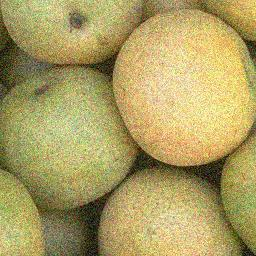
//> input picture OpenCV2/OpenCV2/noisy.jpg, 256 x 256 px
$ ./ROI   (built with g++ and OpenCV 4)
//> lines starting //> are read from the running program, lines starting //| are printed output that depends on the picture
//> further down, noisyImage is the input picture: 256 rows x 256 cols, CV_8UC3; mean B, G, R 98.4, 159.4, 173.3
#include "opencv2/core.hpp"
#include "opencv2/highgui.hpp"
#include "opencv2/imgproc.hpp"
#include "opencv2/imgcodecs.hpp"
#include "iostream"

using namespace std;
using namespace cv;

class IntegMas {
public:
	IntegMas() {
		arr[0] = 0;
		arr[1] = 0;
		arr[2] = 0;
	}
	IntegMas(Mat &rsh) {
		MatIterator_<Vec3b> it, end;
		for (int i = 0; i < 3; i++) {
			arr[i] = new int *[rsh.rows];
			arr[i][0] = new int [(rsh.cols * rsh.rows)];
			for (int j = 1; j < rsh.rows; j++) {
				arr[i][j] = arr[i][j - 1] + rsh.cols - 1;
			}
		}
		int **tmpB = arr[0];
		int **tmpG = arr[1];
		int **tmpR = arr[2];

		for (it = rsh.begin<Vec3b>(), end = rsh.end<Vec3b>(); it != end; ++it) {
			**tmpB = (*it)[0];
			**tmpG = (*it)[1];
			**tmpR = (*it)[2];
			tmpB++;
			tmpG++;
			tmpR++;
		}
	}

	~IntegMas() {
		delete[] arr[0][0];
		delete[] arr[0][0];
		delete[] arr[0][0];
		delete[] arr[0];
		delete[] arr[1];
		delete[] arr[2];
	};
	int getXY(int color, int x, int y) { return arr[color][x][y]; }
private:
	int **arr[3];
};

void myBlur(const Mat &input, Mat &output, const Size &ksize) {
//> called with ksize = Size(5, 5)
	Mat integralSum;
	Mat integralSqsum;
	Mat integralTilted;
	integral(input, integralSum, integralSqsum, integralTilted);
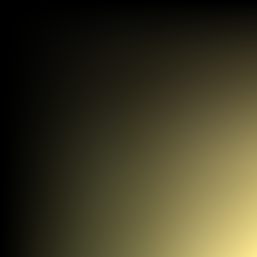
//> integralSum: 257 rows x 257 cols, CV_32SC3; mean B, G, R 1594783.2, 2550963.8, 2728125.7; drawn with min black and max white
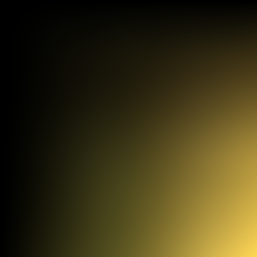
//> integralSqsum: 257 rows x 257 cols, CV_64FC3; mean B, G, R 177944800, 432033976.3, 493423470.2; drawn with min black and max white
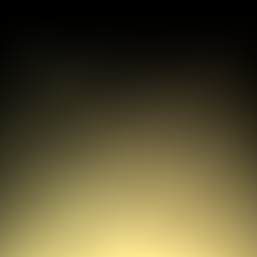
//> integralTilted: 257 rows x 257 cols, CV_32SC3; mean B, G, R 1691026.2, 2701807.9, 2962112.3; drawn with min black and max white
	imshow("Sum", integralSum);
	imshow("Sqsum", integralSqsum);
	imshow("Tilted", integralTilted);

	Rect regOfInterest;
	Mat ROI;
	output = input.clone();

	uint sum[3] = { 0, 0, 0 };
	uint half_ROI_width = ksize.width / 2;
//> half_ROI_width = 2
	uint half_ROI_height = ksize.height / 2;
//> half_ROI_height = 2
	Rect sub(half_ROI_width, half_ROI_height, (output.cols - ksize.width - 1), (output.rows - ksize.height - 1));
//> sub = Rect(2, 2, 250, 250)
	Mat subImage = output(sub);
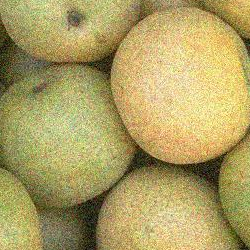
//> subImage: 250 rows x 250 cols, CV_8UC3; mean B, G, R 99, 160, 174.2

	MatIterator_<Vec3b> it, end;
	MatIterator_<Vec3b> it_ROI, end_ROI;
	int i = 0;
	int j = 0;

	for (it = subImage.begin<Vec3b>(), end = subImage.end<Vec3b>(); it != end; ++it) {
		regOfInterest = Rect(i % subImage.cols, j / subImage.rows, ksize.width, ksize.height);
		i++;
		j++;
		ROI = input(regOfInterest);

		//сумма элементов RGB в квадрате 3x3
		for (it_ROI = ROI.begin<Vec3b>(), end_ROI = ROI.end<Vec3b>(); it_ROI != end_ROI; ++it_ROI) {
			sum[0] += (*it_ROI)[0];
			sum[1] += (*it_ROI)[1];
			sum[2] += (*it_ROI)[2];
		}
		(*it)[0] = sum[0] / (ksize.width * ksize.height);
		(*it)[1] = sum[1] / (ksize.width * ksize.height);
		(*it)[2] = sum[2] / (ksize.width * ksize.height);

		/*
		cout << (uint)output.at<Vec3b>(i + half_ROI_width, j + half_ROI_height)[0] << ' ';
		cout << (uint)output.at<Vec3b>(i + half_ROI_width, j + half_ROI_height)[1] << ' ';
		cout << (uint)output.at<Vec3b>(i + half_ROI_width, j + half_ROI_height)[2] << '\n';
		*/

		sum[0] = 0;
		sum[1] = 0;
		sum[2] = 0;
		/*
		cout << (uint)test.at<Vec3b>(i + half_ROI_width, j + half_ROI_height)[0] << ' ';
		cout << (uint)test.at<Vec3b>(i + half_ROI_width, j + half_ROI_height)[1] << ' ';
		cout << (uint)test.at<Vec3b>(i + half_ROI_width, j + half_ROI_height)[2] << '\n' << '\n';
		*/
	}
//> this loop made 62500 passes
//> regOfInterest on passes 1 to 3: Rect(0, 0, 5, 5), Rect(1, 0, 5, 5), Rect(2, 0, 5, 5)
//> after the loop, i = 62500; j = 62500
}

double dif(const Mat &first, const Mat &second) {
	uint sumDif = 0;
	for (int i = 1; i < (first.cols - 1); i++) {
		for (int j = 1; j < (first.rows - 1); j++) {
			sumDif += abs(first.at<Vec3b>(i, j)[0] - second.at<Vec3b>(i, j)[0]);
			sumDif += abs(first.at<Vec3b>(i, j)[1] - second.at<Vec3b>(i, j)[1]);
			sumDif += abs(first.at<Vec3b>(i, j)[2] - second.at<Vec3b>(i, j)[2]);
		}
	}
	return (double)sumDif/(260100*255*3);
}

int main(int argc, char** argv) {
	namedWindow("Original image");
	namedWindow("Standart Blur 3x3");
	namedWindow("Gaussian Blur 3x3");
	namedWindow("Median Blur 3x3");
	namedWindow("My Blur 3x3");

	double time_standart = 0;
	double time_gaussian = 0;
	double time_median = 0;
	double time_myBlur = 0;
	int64 e1 = 0;
	int64 e2 = 0;

	Mat noisyImage = imread("noisy.jpg");

	//My blur
	Mat myBlurImage3;
	e1 = getTickCount();
	myBlur(noisyImage, myBlurImage3, { 5, 5 });
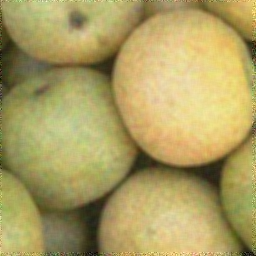
//> myBlurImage3: 256 rows x 256 cols, CV_8UC3; mean B, G, R 97.9, 158.9, 172.8
	e2 = getTickCount();
	time_myBlur = (e2 - e1) / getTickFrequency();

	//Standart blur
	Mat blurImage3;
	e1 = getTickCount();
	blur(noisyImage, blurImage3, { 5 , 5 });
	e2 = getTickCount();
	time_standart = (e2 - e1) / getTickFrequency();

	//Gaussian blur
	Mat gaussianImage3;
	e1 = getTickCount();
	GaussianBlur(noisyImage, gaussianImage3, { 7 , 7 }, 0 , 0);
	e2 = getTickCount();
	time_gaussian = (e2 - e1) / getTickFrequency();

	//Median blur
	Mat medianImage3;
	e1 = getTickCount();
	medianBlur(noisyImage, medianImage3, 7);
	e2 = getTickCount();
	time_median = (e2 - e1) / getTickFrequency();

	imshow("Original image", noisyImage);
	imshow("Standart Blur 3x3", blurImage3);
	imshow("Gaussian Blur 3x3", gaussianImage3);
	imshow("Median Blur 3x3", medianImage3);
	imshow("My Blur 3x3", myBlurImage3);

	cout << "Difference between two methods in Pixels: " << dif(blurImage3, myBlurImage3) << '\n';
//> the loop in dif, `for (int i = 1; i < (first.cols - 1); i++)` made 254 passes
//> sumDif on passes 1 to 3: 10767, 11238, 11766
//> after the loop in dif, `for (int i = 1; i < (first.cols - 1); i++)`: sumDif = 178083
//| Difference between two methods in Pixels: 0.000894995
	cout << "Standart blur execution time: " << '\t' << time_standart << "s\n";
	cout << "Gaussian blur execution time: " << '\t' << time_gaussian << "s\n";
	cout << "Median blur execution time: " << '\t' << time_median << "s\n";
	cout << "My blur execution time: " << '\t' << time_myBlur << "s\n";

	waitKey(0);
	return 0;
}
